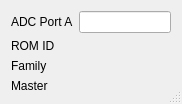
<ui version="4.0" >
 <class>ds2450ui</class>
 <widget class="QDialog" name="ds2450ui" >
  <property name="windowModality" >
   <enum>Qt::NonModal</enum>
  </property>
  <property name="geometry" >
   <rect>
    <x>0</x>
    <y>0</y>
    <width>182</width>
    <height>98</height>
   </rect>
  </property>
  <property name="focusPolicy" >
   <enum>Qt::StrongFocus</enum>
  </property>
  <property name="windowTitle" >
   <string>DS2450</string>
  </property>
  <property name="windowIcon" >
   <iconset resource="../onewire.qrc" >
    <normaloff>:/images/images/kfm_home.png</normaloff>:/images/images/kfm_home.png</iconset>
  </property>
  <property name="sizeGripEnabled" >
   <bool>true</bool>
  </property>
  <property name="modal" >
   <bool>false</bool>
  </property>
  <layout class="QGridLayout" name="gridLayout" >
   <item row="0" column="0" >
    <widget class="QLabel" name="MainLabel" >
     <property name="text" >
      <string>ADC Port A</string>
     </property>
    </widget>
   </item>
   <item row="0" column="1" colspan="2" >
    <widget class="QLineEdit" name="MainText" >
     <property name="acceptDrops" >
      <bool>false</bool>
     </property>
     <property name="text" >
      <string/>
     </property>
     <property name="readOnly" >
      <bool>true</bool>
     </property>
    </widget>
   </item>
   <item row="1" column="0" colspan="2" >
    <widget class="QLabel" name="labelromid" >
     <property name="sizePolicy" >
      <sizepolicy vsizetype="Preferred" hsizetype="Preferred" >
       <horstretch>1</horstretch>
       <verstretch>0</verstretch>
      </sizepolicy>
     </property>
     <property name="text" >
      <string>ROM ID</string>
     </property>
    </widget>
   </item>
   <item row="2" column="0" colspan="2" >
    <widget class="QLabel" name="labelfamily" >
     <property name="sizePolicy" >
      <sizepolicy vsizetype="Preferred" hsizetype="Preferred" >
       <horstretch>1</horstretch>
       <verstretch>0</verstretch>
      </sizepolicy>
     </property>
     <property name="text" >
      <string>Family</string>
     </property>
    </widget>
   </item>
   <item row="3" column="0" colspan="2" >
    <widget class="QLabel" name="labelmaster" >
     <property name="sizePolicy" >
      <sizepolicy vsizetype="Preferred" hsizetype="Preferred" >
       <horstretch>1</horstretch>
       <verstretch>0</verstretch>
      </sizepolicy>
     </property>
     <property name="text" >
      <string>Master</string>
     </property>
    </widget>
   </item>
  </layout>
 </widget>
 <resources>
  <include location="../onewire.qrc" />
  <include location="../onewire.qrc" />
 </resources>
 <connections/>
</ui>
